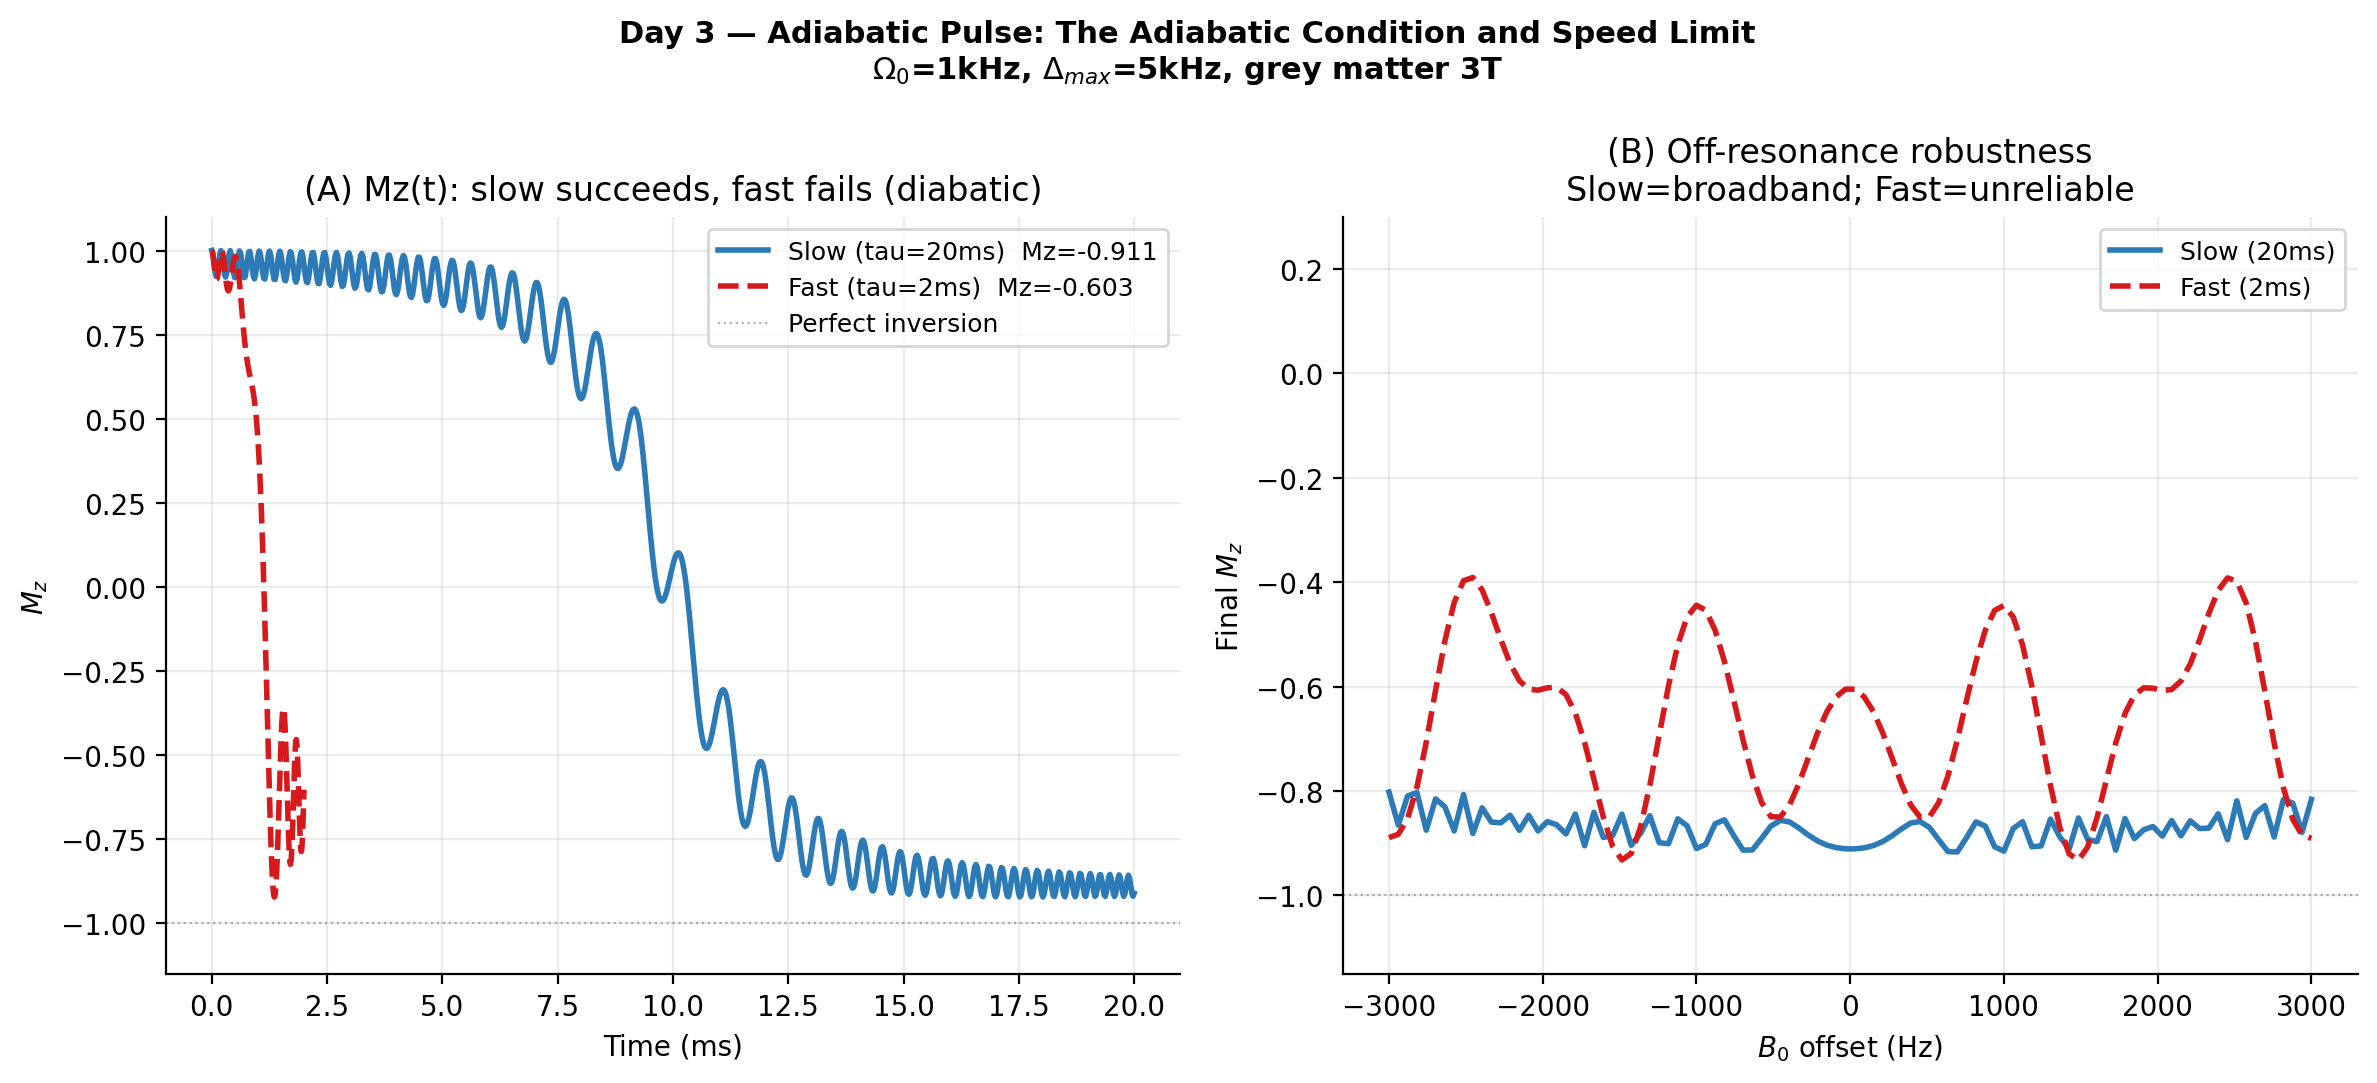

Here is the Python script that generated this plot:
"""
Day 3 — The Adiabatic Pulse and the Adiabatic Condition
=========================================================
Author: Sudipto Roy

Linear-chirp adiabatic inversion pulse. The RF frequency sweeps across
resonance, and the spin follows the effective field — IF the pulse is slow.

Adiabatic condition:  |d(theta)/dt| << omega_eff
    theta(t) = atan2(Omega_0, delta(t))   (eigenstate angle)

For a linear chirp, the critical ratio is:
    max|d(theta)/dt| / omega_eff = 2*Delta_max / (tau * Omega_0)

When tau is too short this ratio exceeds 1 -> diabatic transitions -> failure.
This is the adiabatic paradox: speed and fidelity are mutually exclusive.
STA resolves it in Day 4.
"""

import numpy as np
import matplotlib.pyplot as plt
from scipy.integrate import solve_ivp

T1, T2, M0 = 1.500, 0.080, 1.0
OMEGA_0   = 2*np.pi*1000
DELTA_MAX = 2*np.pi*5000
TAU_SLOW, TAU_FAST = 0.020, 0.002

for tau, label in [(TAU_SLOW,'Slow'),(TAU_FAST,'Fast')]:
    t_ = np.linspace(1e-7, tau-1e-7, 5000)
    d_ = DELTA_MAX*(1-2*t_/tau)
    oe = np.sqrt(d_**2+OMEGA_0**2)
    ratio = (2*OMEGA_0*DELTA_MAX/(tau*(d_**2+OMEGA_0**2)) / oe).max()
    print(f"{label} (tau={tau*1e3:.0f}ms): max|dtheta/dt|/omega_eff = {ratio:.4f}  "
          f"({'satisfied' if ratio<0.15 else 'VIOLATED'})")

def bloch_ad(t, M, tau):
    Mx, My, Mz = M
    d = DELTA_MAX*(1-2*t/tau)
    return [d*My-Mx/T2, -d*Mx+OMEGA_0*Mz-My/T2, -OMEGA_0*My-(Mz-M0)/T1]

def run(tau, n=800):
    sol = solve_ivp(bloch_ad,(0,tau),[0.,0.,M0],t_eval=np.linspace(0,tau,n),
                    args=(tau,),method='RK45',rtol=1e-9,atol=1e-11)
    return sol.t, sol.y

t_slow,M_slow = run(TAU_SLOW)
t_fast,M_fast = run(TAU_FAST)

offsets_hz = np.linspace(-3000,3000,100)
def rob(tau, off, n=400):
    def ode(t,M):
        Mx,My,Mz=M; d=DELTA_MAX*(1-2*t/tau)+off*2*np.pi
        return [d*My-Mx/T2,-d*Mx+OMEGA_0*Mz-My/T2,-OMEGA_0*My-(Mz-M0)/T1]
    return solve_ivp(ode,(0,tau),[0.,0.,M0],t_eval=[0,tau],
                     method='RK45',rtol=1e-8,atol=1e-10).y[2,-1]

Mz_rs = [rob(TAU_SLOW,o) for o in offsets_hz]
Mz_rf = [rob(TAU_FAST,o) for o in offsets_hz]

fig, axes = plt.subplots(1, 2, figsize=(12, 5.5))
fig.suptitle('Day 3 — Adiabatic Pulse: The Adiabatic Condition and Speed Limit\n'
             r'$\Omega_0$=1kHz, $\Delta_{max}$=5kHz, grey matter 3T', fontsize=11, fontweight='bold')

ax = axes[0]
ax.plot(t_slow*1e3,M_slow[2],'#2C7BB6',lw=2.0,label=f'Slow (tau={int(TAU_SLOW*1e3)}ms)  Mz={M_slow[2,-1]:+.3f}')
ax.plot(t_fast*1e3,M_fast[2],'#D7191C',lw=2.0,ls='--',label=f'Fast (tau={int(TAU_FAST*1e3)}ms)  Mz={M_fast[2,-1]:+.3f}')
ax.axhline(-1.0,color='gray',lw=0.8,ls=':',alpha=0.6,label='Perfect inversion')
ax.set(xlabel='Time (ms)',ylabel=r'$M_z$',title='(A) Mz(t): slow succeeds, fast fails (diabatic)')
ax.legend(fontsize=9); ax.set_ylim(-1.15,1.10); ax.grid(True,alpha=0.25)
ax.spines['top'].set_visible(False); ax.spines['right'].set_visible(False)

ax = axes[1]
ax.plot(offsets_hz,Mz_rs,'#2C7BB6',lw=2.0,label=f'Slow ({int(TAU_SLOW*1e3)}ms)')
ax.plot(offsets_hz,Mz_rf,'#D7191C',lw=2.0,ls='--',label=f'Fast ({int(TAU_FAST*1e3)}ms)')
ax.axhline(-1.0,color='gray',lw=0.8,ls=':',alpha=0.6)
ax.set(xlabel=r'$B_0$ offset (Hz)',ylabel=r'Final $M_z$',title='(B) Off-resonance robustness\nSlow=broadband; Fast=unreliable')
ax.legend(fontsize=9); ax.set_ylim(-1.15,0.3); ax.grid(True,alpha=0.25)
ax.spines['top'].set_visible(False); ax.spines['right'].set_visible(False)

plt.tight_layout()
plt.savefig('figures/day3_adiabatic_pulse.png', dpi=200, bbox_inches='tight')
print(f"Saved: figures/day3_adiabatic_pulse.png")
